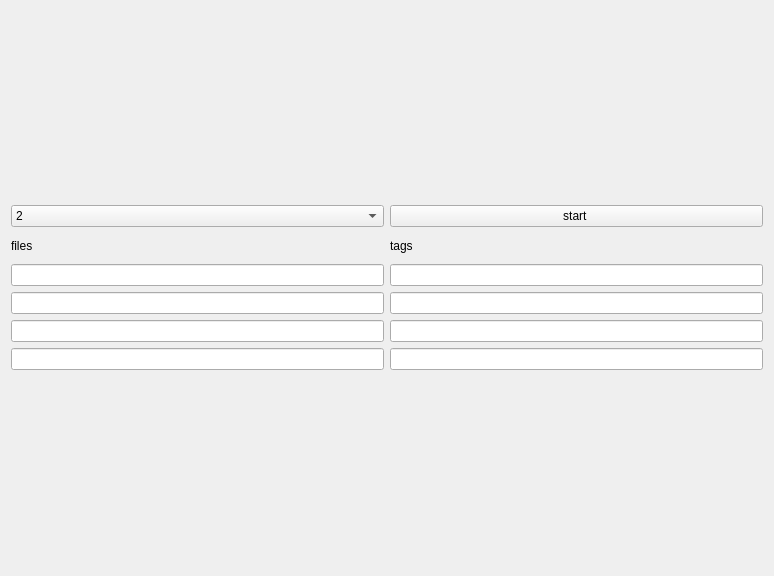
<?xml version="1.0" encoding="UTF-8"?>
<ui version="4.0">
 <class>SettingPage</class>
 <widget class="QWidget" name="SettingPage">
  <property name="geometry">
   <rect>
    <x>0</x>
    <y>0</y>
    <width>774</width>
    <height>576</height>
   </rect>
  </property>
  <property name="windowTitle">
   <string>Form</string>
  </property>
  <layout class="QGridLayout" name="gridLayout_2">
   <item row="0" column="1">
    <layout class="QGridLayout" name="gridLayout">
     <item row="2" column="1">
      <widget class="QLineEdit" name="tag1"/>
     </item>
     <item row="0" column="0">
      <widget class="QComboBox" name="comboBox">
       <item>
        <property name="text">
         <string>2</string>
        </property>
       </item>
       <item>
        <property name="text">
         <string>3</string>
        </property>
       </item>
       <item>
        <property name="text">
         <string>4</string>
        </property>
       </item>
      </widget>
     </item>
     <item row="2" column="0">
      <widget class="QLineEdit" name="file1"/>
     </item>
     <item row="3" column="0">
      <widget class="QLineEdit" name="file2"/>
     </item>
     <item row="5" column="0">
      <widget class="QLineEdit" name="file4"/>
     </item>
     <item row="3" column="1">
      <widget class="QLineEdit" name="tag2"/>
     </item>
     <item row="4" column="1">
      <widget class="QLineEdit" name="tag3"/>
     </item>
     <item row="5" column="1">
      <widget class="QLineEdit" name="tag4"/>
     </item>
     <item row="4" column="0">
      <widget class="QLineEdit" name="file3"/>
     </item>
     <item row="1" column="0">
      <widget class="QLabel" name="label">
       <property name="maximumSize">
        <size>
         <width>16777215</width>
         <height>25</height>
        </size>
       </property>
       <property name="text">
        <string>files</string>
       </property>
      </widget>
     </item>
     <item row="1" column="1">
      <widget class="QLabel" name="label_2">
       <property name="text">
        <string>tags</string>
       </property>
      </widget>
     </item>
     <item row="0" column="1">
      <widget class="QPushButton" name="start">
       <property name="text">
        <string>start </string>
       </property>
      </widget>
     </item>
    </layout>
   </item>
  </layout>
 </widget>
 <resources/>
 <connections/>
</ui>
